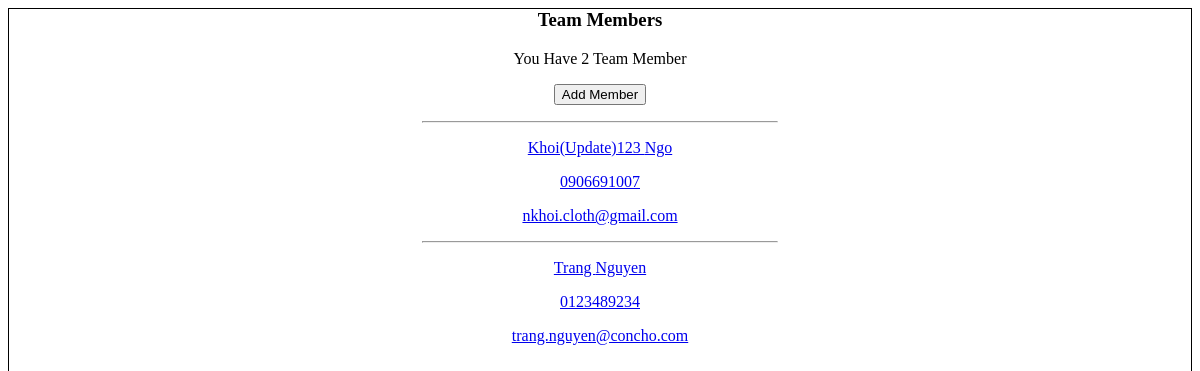
The app's page /, older data.
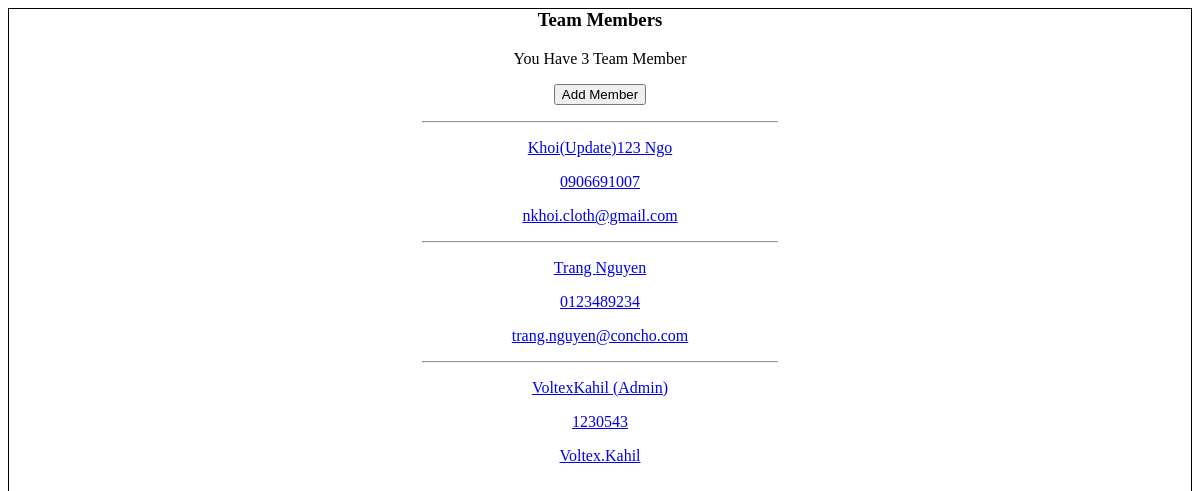
The same page, newer data.
### dashboard/models.py (models this page shows, shortened)
class Member(models.Model):
    FirstName = models.CharField(max_length=100)
    LastName = models.CharField(max_length=100, default=None)
    Email = models.CharField(max_length=200, default= None)
    PhoneNumber = models.CharField(unique=True, max_length=200, default=None)
    admin = models.BooleanField(default=False)

### dashboard/views.py (the view)
# urls.py: path('', views.index, name="list"),
def index(request):
    members =  Member.objects.all()
    context = {'members': members}
    return render(request, "dashboard/listpage.html", context)

### dashboard/templates/dashboard/listpage.html (shortened to what this page needs)
<body style="background-color:#FFFFFF">
<h3> Team Members </h3>
<p> You Have {{members.count}} Team Member </p>
<form class='button' action="{% url 'add_member'%}">
    <input type="submit" value="Add Member" />
</form>
{% for member in members%}
    <div>
        <hr style="width:30%">
        <div class"member">
            <a href = "{% url 'edit_member' member.id %}">
            {% if member.admin%}
                <p>{{member.FirstName}}{{member.LastName}} (Admin)</p>
                <p>{{member.PhoneNumber}}</p>
                <p>{{member.Email}}</p>
            {% else%}
                <p>{{member.FirstName}} {{member.LastName}} </p>
                <p>{{member.PhoneNumber}}</p>
                <p>{{member.Email}}</p>
            {% endif%}
            </a>
        </div>
    </div>
{% endfor %}
</body>

Row changes from the older to the newer data that the page shows:
added Member: FirstName "Voltex", LastName "Kahil", PhoneNumber "1230543", Email "Voltex.Kahil"
Text that changed along with them:
{{ members.count }}: "2" → "3"
